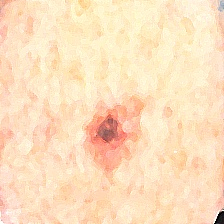
#> input picture Preprocessed Dataset/Val/Malignant/634.jpg, 224 x 224 px, found by its file name; its folder holds only this picture in this run
$ jupyter execute --allow-errors Preprocessing.ipynb
#> lines starting #> are read from the running program, lines starting #| are printed output that depends on the picture; after the words box and inside, x2 and y2 are one past the last pixel; in counts of white or black regions, pixels touching at a corner belong together
[cell 1]
from google.colab.patches import cv2_imshow
import albumentations as A
import cv2
import os
import glob
import matplotlib.pyplot as plt
import numpy as np
from PIL import Image
from sklearn.model_selection import train_test_split
import shutil
import random
import tensorflow as tf
import tensorflow_hub as hub
import pandas as pd

[cell 2]
from google.colab import drive
drive.mount('/content/drive')

# **Image Preprocessing**

[cell 3]
input_dir = '/content/drive/MyDrive/Melanoma Detection Folder/data/val/malignant'
output_dir = '/content/drive/MyDrive/Melanoma Detection Folder/Preprocessed Dataset/Val/Malignant'

for filename in os.listdir(input_dir):
  if filename.endswith(".jpg") or filename.endswith(".jpeg"):
    # Load the image
    img_path = os.path.join(input_dir, filename)
    img = cv2.imread(img_path) #into a NumPy array
#> img is the input picture: shape (224, 224, 3); mean B, G, R 190.1, 223.5, 251.8

    #REMOVE HAIR
    # Gray scale
    grayScale = cv2.cvtColor(img, cv2.COLOR_RGB2GRAY)
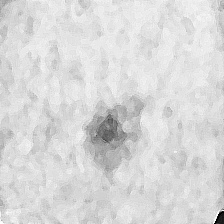
#> grayScale: shape (224, 224); min 0, max 253, mean 216.7
    # Black hat filter
    kernel = cv2.getStructuringElement(1, (9, 9)) #1 specify shape of SE and for 9*9
    blackhat = cv2.morphologyEx(grayScale, cv2.MORPH_BLACKHAT, kernel)
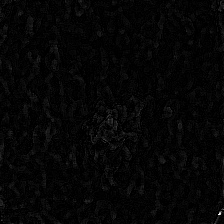
#> blackhat: shape (224, 224); min 0, max 247, mean 5.5
    # Gaussian filter (hair removal & noise)
    bhg = cv2.GaussianBlur(blackhat, (3, 3), cv2.BORDER_DEFAULT)
    # Binary thresholding (MASK)
    ret, mask = cv2.threshold(bhg, 10, 255, cv2.THRESH_BINARY)
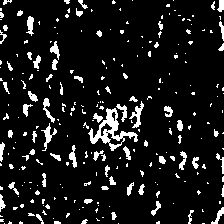
#> mask: shape (224, 224); 9.7% white; 258 white regions (191 under 20 px), largest, box (x1, y1, x2, y2) and area: (88, 108, 138, 151) 641, (129, 101, 144, 128) 140, (41, 123, 57, 151) 131
    # Replace pixels of the mask
    dst = cv2.inpaint(img, mask, 6, cv2.INPAINT_TELEA)
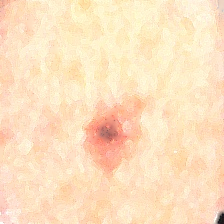
#> dst: shape (224, 224, 3); mean B, G, R 191.7, 225, 252.4

    # Apply Median filtering
    median = cv2.medianBlur(dst, 5)
    # Adjust the brightness and contrast
    # Adjusts the brightness by adding 10 to each pixel value
    brightness = 1
    # Adjusts the contrast by scaling the pixel values by 2.3
    contrast = 1.7
    image2 = cv2.addWeighted(median, contrast, np.zeros(median.shape, median.dtype), 0, brightness)
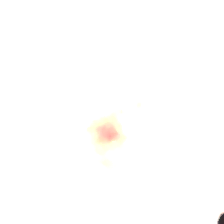
#> image2: shape (224, 224, 3); mean B, G, R 254, 254.5, 254.8

    #Laplacian apllied
    kernel = np.array([[-1, -1, -1], [-1, 9, -1], [-1, -1, -1]])
    # Sharpen the image
    sharpened_image = cv2.filter2D(image2, -1, kernel)

    # Save the processed image to the output directory
    output_path = os.path.join(output_dir, filename)
    cv2.imwrite(output_path, sharpened_image)

$ run again, on Preprocessed Dataset/Val/Malignant/71.jpg
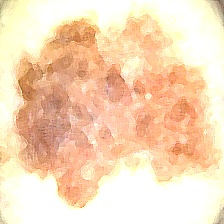
#> input picture Preprocessed Dataset/Val/Malignant/71.jpg, 224 x 224 px, found by its file name
#> img is the input picture: shape (224, 224, 3); mean B, G, R 184.7, 216.4, 247.1
#> `ret, mask = cv2.threshold(bhg, 10, 255, cv2.THRESH_BINARY)`:
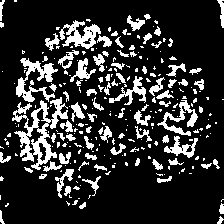
#> mask: shape (224, 224); 18.4% white; 259 white regions (175 under 20 px), largest, box (x1, y1, x2, y2) and area: (12, 97, 68, 170) 1399, (16, 58, 58, 102) 720, (59, 20, 101, 49) 596
#> `sharpened_image = cv2.filter2D(image2, -1, kernel)`:
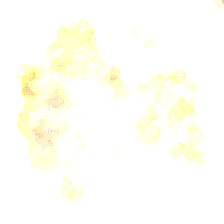
#> sharpened_image: shape (224, 224, 3); mean B, G, R 245.9, 254.7, 255

$ run again, on Preprocessed Dataset/Val/Malignant/743.jpg
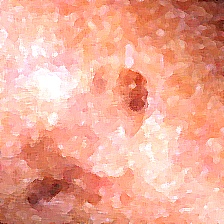
#> input picture Preprocessed Dataset/Val/Malignant/743.jpg, 224 x 224 px, found by its file name
#> img is the input picture: shape (224, 224, 3); mean B, G, R 148.4, 168.8, 238.6
#> `ret, mask = cv2.threshold(bhg, 10, 255, cv2.THRESH_BINARY)`:
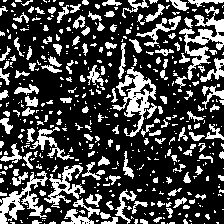
#> mask: shape (224, 224); 27.7% white; 487 white regions (340 under 20 px), largest, box (x1, y1, x2, y2) and area: (179, 6, 224, 80) 1031, (112, 67, 156, 137) 1016, (0, 171, 48, 224) 865
#> `sharpened_image = cv2.filter2D(image2, -1, kernel)`:
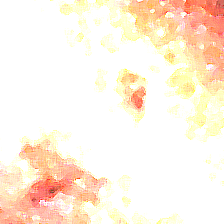
#> sharpened_image: shape (224, 224, 3); mean B, G, R 225, 240.8, 254.8

$ run again, on Preprocessed Dataset/Val/Malignant/76.jpg
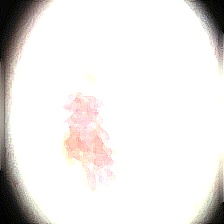
#> input picture Preprocessed Dataset/Val/Malignant/76.jpg, 224 x 224 px, found by its file name
#> img is the input picture: shape (224, 224, 3); mean B, G, R 229.5, 231.2, 233.8
#> `ret, mask = cv2.threshold(bhg, 10, 255, cv2.THRESH_BINARY)`:
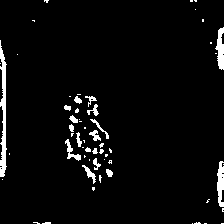
#> mask: shape (224, 224); 4% white; 58 white regions (40 under 20 px), largest, box (x1, y1, x2, y2) and area: (0, 40, 7, 177) 545, (215, 27, 224, 70) 239, (217, 161, 224, 207) 236
#> `sharpened_image = cv2.filter2D(image2, -1, kernel)`:
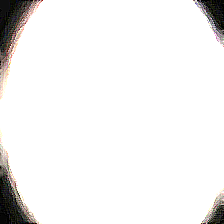
#> sharpened_image: shape (224, 224, 3); mean B, G, R 239.9, 240.5, 241.3
